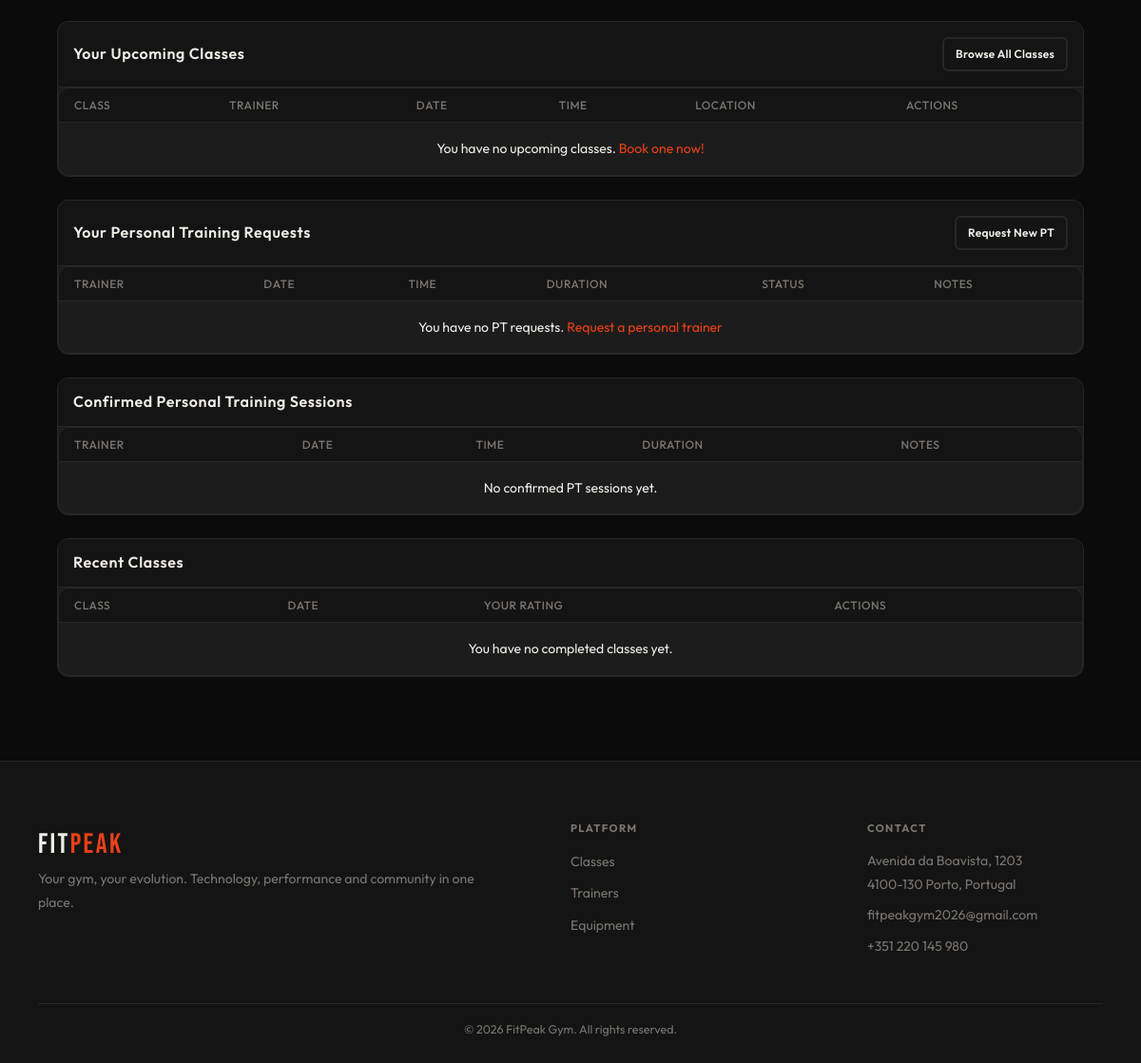
Page /member/dashboard.php (signed in, lower part) on the earlier database version.
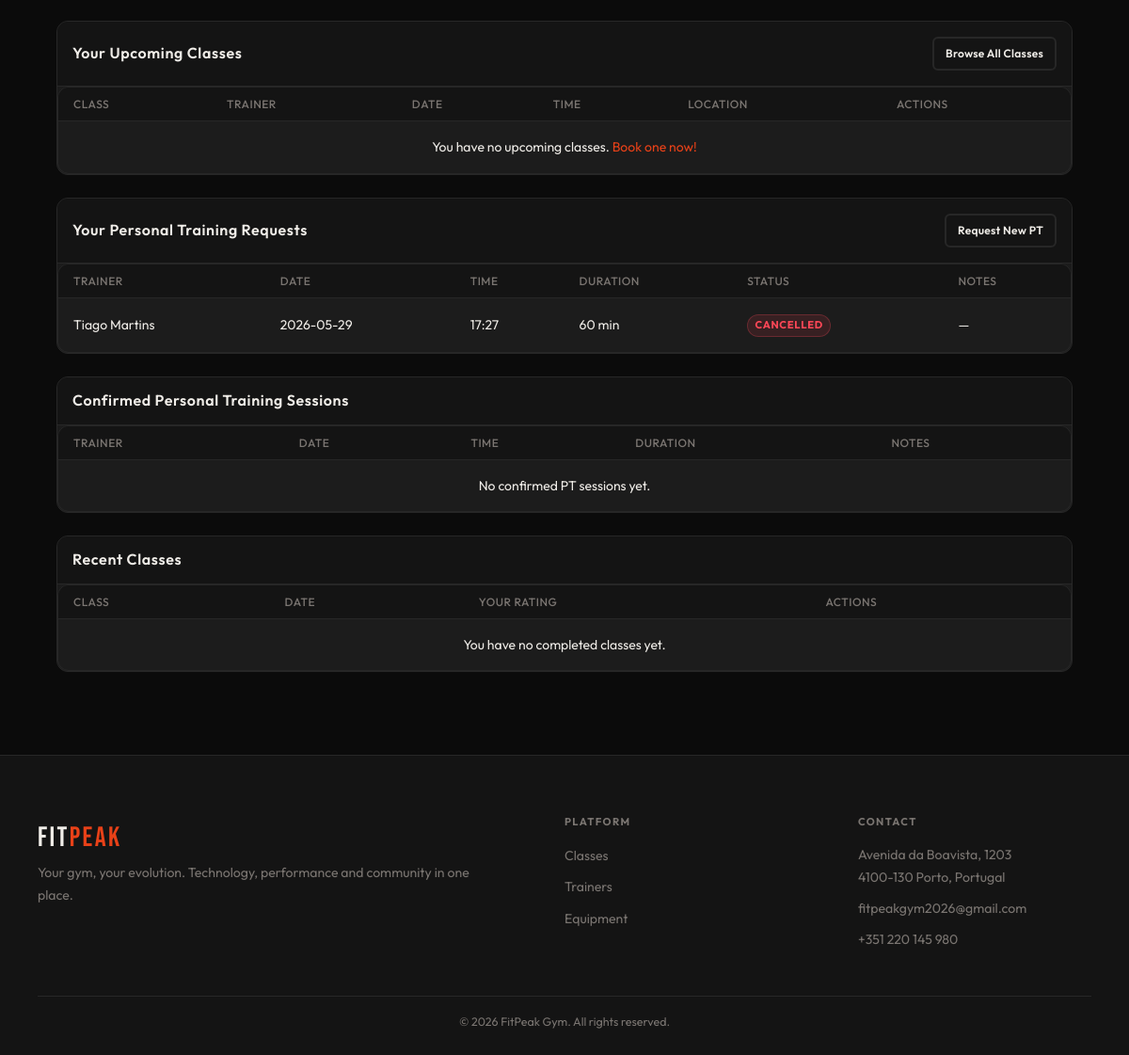
Same page on the later database version.
### tables this page shows
CREATE TABLE personal_bookings (
    id INTEGER PRIMARY KEY AUTOINCREMENT,
    member_id INTEGER NOT NULL,
    trainer_id INTEGER NOT NULL,
    booking_date DATE NOT NULL,
    start_time TEXT NOT NULL,
    duration_min INTEGER DEFAULT 60,
    status TEXT DEFAULT 'pending' CHECK(status IN ('pending','confirmed','cancelled')),
    notes TEXT,
    created_at DATETIME DEFAULT CURRENT_TIMESTAMP,
    FOREIGN KEY(member_id) REFERENCES users(id) ON DELETE CASCADE,
    FOREIGN KEY(trainer_id) REFERENCES users(id) ON DELETE CASCADE
);

CREATE TABLE users (
    id INTEGER PRIMARY KEY AUTOINCREMENT,
    name TEXT NOT NULL,
    username TEXT UNIQUE NOT NULL,
    email TEXT UNIQUE NOT NULL,
    password TEXT NOT NULL,
    role TEXT NOT NULL DEFAULT 'member' CHECK(role IN ('member','trainer','admin')),
    is_admin INTEGER NOT NULL DEFAULT 0,
    photo TEXT DEFAULT NULL,
    active INTEGER NOT NULL DEFAULT 1,
    created_at DATETIME DEFAULT CURRENT_TIMESTAMP
);

### db/members.php (called while the page is built, shortened)
<?php
function getMemberPlan($pdo, $memberId) {
    $stmt = $pdo->prepare("SELECT membership_plan FROM member_profiles WHERE user_id = ?");
    $stmt->execute([$memberId]);
    $plan = $stmt->fetchColumn();
    return $plan ?: 'basic';
}

### db/personal_bookings.php (called while the page is built, shortened)
<?php
function getMemberPTRequests($pdo, $memberId) {
    $stmt = $pdo->prepare("
        SELECT pb.*, u.name AS trainer_name
        FROM personal_bookings pb
        JOIN users u ON pb.trainer_id = u.id
        WHERE pb.member_id = ?
        ORDER BY pb.created_at DESC
    ");
    $stmt->execute([$memberId]);
    return $stmt->fetchAll(PDO::FETCH_ASSOC);
}

### member/dashboard.php (the view, shortened to what the changed rows need)
<?php
require_once '../includes/header.php';
require_once '../includes/footer.php';
require_once '../db/members.php';
require_once '../db/personal_bookings.php';
$pdo = getDatabaseConnection();
$memberId = $_SESSION['user_id'];
$ptRequests = getMemberPTRequests($pdo, $memberId);
$memberPlan = getMemberPlan($pdo, $memberId);
?>
<main class="main">
    <div class="dashboard-content">
        <div class="card full-width-card">
            <div class="card-head">
                <h2 class="card-title">Your Upcoming Classes</h2>
            </div>
            <div class="table-wrap">
                <table class="table">
                    <thead>
                        <tr>
                            <th>Class</th>
                            <th>Trainer</th>
                            <th>Date</th>
                            <th>Time</th>
                            <th>Location</th>
                            <th>Actions</th>
                        </tr>
                    </thead>
                </table>
            </div>
        </div>
        <div class="card full-width-card">
            <div class="card-head">
                <h2 class="card-title">Your Personal Training Requests</h2>
            </div>
            <div class="table-wrap">
                <table class="table">
                    <thead>
                        <tr>
                            <th>Trainer</th>
                            <th>Date</th>
                            <th>Time</th>
                            <th>Duration</th>
                            <th>Status</th>
                            <th>Notes</th>
                        </tr>
                    </thead>
                    <tbody>
                        <?php if (empty($ptRequests)): ?>
                            <?php if ($memberPlan === 'basic'): ?>
                                <tr>
                                    <td colspan="6" class="center-text">
                                        Personal Training is not available on the Basic plan.
                                    </td>
                                </tr>
                            <?php else: ?>
                                <tr>
                                    <td colspan="6" class="center-text">
                                        You have no PT requests. <a href="request_pt.php">Request a personal trainer</a>
                                    </td>
                                </tr>
                            <?php endif; ?>
                        <?php else: ?>
                            <?php foreach ($ptRequests as $req): ?>
                                <tr>
                                    <td><?= htmlspecialchars($req['trainer_name']) ?></td>
                                    <td><?= htmlspecialchars($req['booking_date']) ?></td>
                                    <td><?= htmlspecialchars($req['start_time']) ?></td>
                                    <td><?= (int)$req['duration_min'] ?> min</td>
                                    <td>
                                        <?php if ($req['status'] === 'pending'): ?>
                                            <span class="badge badge-warning">Pending</span>
                                        <?php elseif ($req['status'] === 'confirmed'): ?>
                                            <span class="badge badge-success">Confirmed</span>
                                        <?php else: ?>
                                            <span class="badge badge-danger">Cancelled</span>
                                        <?php endif; ?>
                                    </td>
                                    <td><?= htmlspecialchars($req['notes'] ?: '—') ?></td>
                                </tr>
                            <?php endforeach; ?>
                        <?php endif; ?>
                    </tbody>
                </table>
            </div>
        </div>
        <div class="card full-width-card">
            <div class="card-head">
                <h2 class="card-title">Confirmed Personal Training Sessions</h2>
            </div>
            <div class="table-wrap">
                <table class="table">
                    <thead>
                        <tr>
                            <th>Trainer</th>
                            <th>Date</th>
                            <th>Time</th>
                            <th>Duration</th>
                            <th>Notes</th>
                        </tr>
                    </thead>
                </table>
            </div>
        </div>
        <div class="card full-width-card">
            <div class="card-head">
                <h2 class="card-title">Recent Classes</h2>
            </div>
            <div class="table-wrap">
                <table class="table">
                    <thead>
                        <tr>
                            <th>Class</th>
                            <th>Date</th>
                            <th>Your Rating</th>
                            <th>Actions</th>
                        </tr>
                    </thead>
                </table>
            </div>
        </div>
    </div>
</main>

Differences in the rows shown:
added personal_bookings: trainer.name "Tiago Martins", booking_date "2026-05-29", start_time "17:27", duration_min "60", status "CANCELLED", notes "—"
Other differences:
text no longer shown: "You have no PT requests. Request a personal trainer"
